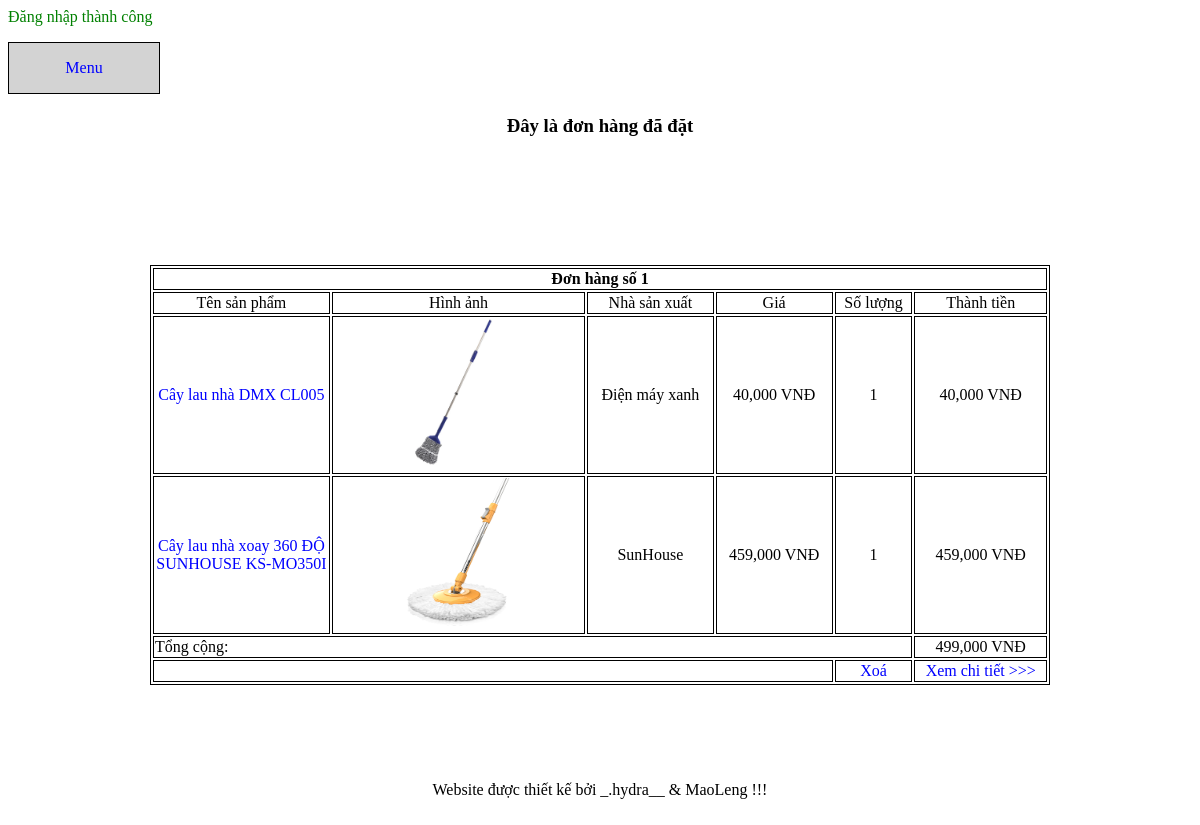
Page /order.php (signed in) on the committed database.
### tables this page shows
CREATE TABLE `receipts` (
  `id` int NOT NULL,
  `customer_id` int NOT NULL,
  `order_time` varchar(30) DEFAULT NULL,
  `receiver_name` varchar(50) DEFAULT NULL,
  `receiver_phone` varchar(20) DEFAULT NULL,
  `receiver_address` text,
  `note` text,
  `status` int NOT NULL
);

CREATE TABLE `receipt_detail` (
  `receipt_id` int NOT NULL,
  `product_id` int NOT NULL,
  `quantity` tinyint NOT NULL
);

CREATE TABLE `products` (
  `id` int NOT NULL,
  `name` varchar(200) NOT NULL,
  `description` text NOT NULL,
  `price` int NOT NULL,
  `image` varchar(200) NOT NULL,
  `manufacturer_id` int NOT NULL
);

CREATE TABLE `manufacturers` (
  `id` int NOT NULL,
  `name` varchar(200) NOT NULL,
  `address` varchar(200) NOT NULL,
  `phone` varchar(15) NOT NULL,
  `image` varchar(200) NOT NULL
);

### order.php (the view, shortened to what this page needs)
<!DOCTYPE html>
<html>
<head>
</head>
<body>
	<?php
	require 'announce.php';
	$total = 0;
	?>
	<div id="div_tong">
		<?php require 'menu.php'; ?>
		<div id="div_tren">
			<h3>
				Đây là đơn hàng đã đặt
			</h3>
		</div>
		<div id="div_giua" >
			<?php
			require 'connect.php';
			$customer_id = $_SESSION['customer_id'];
			$sql = "select * from receipts where customer_id = '$customer_id' and status = '2'";
			$result = mysqli_query($connect,$sql);
			$rows = mysqli_num_rows($result);
			if ($rows == 0) {
				?>
				<h4 class="center">
					Không có đơn hàng !!
				</h4>
				<?php
			} else {
				$num = 0;
				foreach ($result as $receipt):
					$num ++;
					$receipt_id = $receipt['id'];
					$sql = "select
					receipt_detail.*,
					products.name as name,
					products.price as price,
					products.image as image,
					manufacturers.name as manufacturer_name
					from receipt_detail
					join products on products.id = receipt_detail.product_id
					join manufacturers on manufacturers.id = products.manufacturer_id
					where receipt_id = '$receipt_id'";
					$result = mysqli_query($connect,$sql);
					?>
					<table class="border" width="900px">
						<tr>
							<th colspan="6">
								<?php echo "Đơn hàng số " . $num ?>
							</th>
						</tr>
						<tr>
							<td width="20%">
								Tên sản phẩm
							</td>
							<td>
								Hình ảnh
							</td>
							<td>
								Nhà sản xuất
							</td>
							<td>
								Giá
							</td>
							<td>
								Số lượng
							</td>
							<td width="15%">
								Thành tiền
							</td>
						</tr>
						<?php
						foreach ($result as $each):
							$sum = $each['price'] * $each['quantity'];
							?>
							<tr>
								<td>
									<a href="product_detail.php?id=<?php echo $each['id'] ?>">
										<?php echo $each['name'] ?>
									</a>
								</td>
								<td>
									<img width="200px" height="150px" src="admin/products/<?php echo $each['image']; ?>">
								</td>
								<td>
									<?php echo $each['manufacturer_name'] ?>
								</td>
								<td>
									<?php echo number_format($each['price']) ?> VNĐ
								</td>
								<td>
									<?php echo $each['quantity'] ?>
								</td>
								<td>
									<?php echo number_format($sum)?> VNĐ
								</td>
							</tr>
							<?php
							$total +=  $sum;
							?>
						<?php endforeach ?>
						<tr>
							<td colspan="5" class="left" >
								Tổng cộng:
							</td>
							<td>
								<?php
								echo number_format($total ) . " VNĐ";
								?>
							</td>
						</tr>
						<tr>
							<td colspan="4">
							</td>
							<td>
								<a href="delete_order.php">
									Xoá
								</a>
							</td>
							<td>
								<a href="order_detail.php">
									Xem chi tiết >>>
								</a>
							</td>
						</tr>
					</table>
					<br>
					<?php
				endforeach;
			} ?>
		</div>
		<div id="div_duoi">
			<?php
			require 'footer.php';
			?>
		</div>
	</div>
</body>
</html>

### announce.php (shortened to what this page needs)
	<?php
if (isset($_SESSION['success'])) {
	?>
	<span class="success">
		<?php echo $_SESSION['success'] ?>
	</span>
	<?php
}
?>

### menu.php (shortened to what this page needs)
<ul>
	<li>
		<a href="#">
			<p>
				Menu
			</p>
		</a>
	</li>
</ul>
<br>
<br>
<br>

### footer.php
<p>
	Website được thiết kế bởi _.hydra__ & MaoLeng !!!
</p>

### order.php (style rules this page uses)
th, td { border: 1px solid black; text-align: center; }

### menu.php (style rules this page uses)
a { text-decoration: none; }
a:link { color: blue; }
ul { list-style-type: none; padding: 0; }
ul li { float: left; position: relative; background: lightgray; width: 150px; border: 1px solid black; height: 50px; }
#div_tong { min-height: 800px; max-height: 6000px; position: relative; }
#div_tren { text-align: center; height: 150px; }
#div_giua { min-height: 500px; max-height: 4900px; }
#div_duoi { height: 100px; text-align: center; position: relative; bottom: 0px; }
p { text-align: center; }
.left { text-align: left; }
.border { border: 1px solid black; }
table { margin: auto ; }
.success { color: green; }

### rows in the picture
receipts: total "499,000"
receipt_detail: product.name "Cây lau nhà DMX CL005", product.image (picture), manufacturers.name "Điện máy xanh", product.price "40,000", quantity "1", sum "40,000"
receipt_detail: product.name "Cây lau nhà xoay 360 ĐỘ SUNHOUSE KS-MO350I", product.image (picture), manufacturers.name "SunHouse", product.price "459,000", quantity "1", sum "459,000"

### other values in the picture
$_SESSION['success'] "Đăng nhập thành công"
